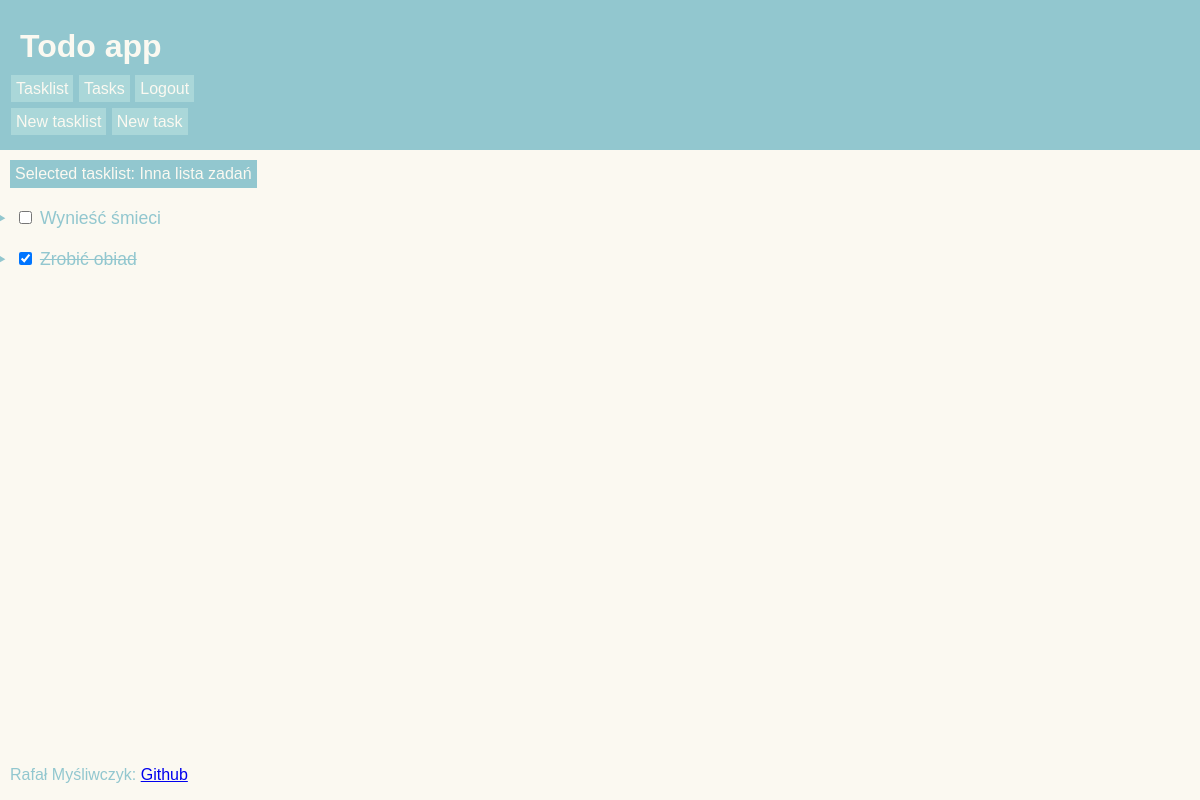
Screenshot of /todo_app/ (signed in) with the database file from the repository.
### todo_app/models.py (models this page shows, shortened)
class TaskList(models.Model):
	name = models.CharField(max_length=64)
	date = models.DateField(auto_now=True)
	user = models.ForeignKey(User, on_delete=models.DO_NOTHING, related_name="tasklist")

class Task(models.Model):
	name = models.CharField(max_length=64)
	done = models.BooleanField(default=False)
	tasklist = models.ForeignKey(TaskList, on_delete=models.CASCADE, related_name="tasks")

### todo_app/views.py (the view)
# urls.py: path("", views.tasks, name="tasks"),
@login_required
def tasks(request):
	if request.method == "POST":
		task = Task.objects.get(id=request.POST["changed_task_id"])
		task.done = request.POST["changed_task_new_value"]
		task.save()
	if "selected_tasklist_id" not in request.session or request.session["selected_tasklist_id"] == None:
		return redirect(reverse("todo_app:tasklists"), error_message="First select a tasklist")
	tasks = Task.objects.filter(tasklist=TaskList.objects.get(id=request.session["selected_tasklist_id"]))
	return render(request, "todo_app/tasks.html", {"tasks":tasks, "selected_tasklist":get_selected_tasklist(request)})

### todo_app/views.py (called while the page is built)
def get_selected_tasklist(request):
	if "selected_tasklist_id" not in request.session or request.session["selected_tasklist_id"] == None:
		return None
	else:
		return TaskList.objects.get(id=request.session["selected_tasklist_id"])

### todo_app/templates/todo_app/tasks.html (shortened to what this page needs)
{% extends "todo_app/layout.html" %}
{% block page-content %}
<ul class="tasks-and-tasklists">
{% for task in tasks %}
        <li>
        <form action="{% url 'todo_app:tasks' %}" method="POST">
		{% if task.done %}
			<input type="checkbox" id="task" checked onChange="this.form.submit()">
			<label for="id_task" class="task-done">{{ task.name }}</label>
		{% else %}
			<input type="checkbox" id="id_task" onChange="this.form.submit()">
			<label for="id_task" class="task">{{ task.name }}</label>
		{% endif %}
        </form>
        </li>
{% endfor %}
</ul>
{% endblock %}

### todo_app/templates/todo_app/layout.html (shortened to what this page needs)
{% load static %}
<!DOCTYPE html>
<html lang="en">
<head>
	<link rel="stylesheet" href="{% static 'todo_app/styles.css' %}">
</head>
<body>
<div class="grid-container">
        <div class="navbar">
                <h1 id="app_title_navbar">Todo app</h1>
                <ul class="navbar-buttons">
			<li><a href="{% url 'todo_app:tasklists' %}">Tasklist</a></li>
			<li><a href="{% url 'todo_app:tasks' %}">Tasks</a></li>
			<li><a href="{% url 'todo_app:logout' %}">Logout</a></li>
		</ul>
		<ul class="navbar-buttons">
			<li><a href="{% url 'todo_app:tasklists_new' %}">New tasklist</a></li>
			<li><a href="{% url 'todo_app:tasks_new' %}">New task</a></li>
                </ul>
        </div>
        <div class="page-content">
		<div class="selected-tasklist-info">
			{% if selected_tasklist %}
				Selected tasklist: {{selected_tasklist.name}}
			{% else %}
				No selected tasklist. Please select or create one.
			{% endif %}
		</div>
		{% block page-content %}
		{% endblock %}
		<div class="footer">
			<p>Rafał Myśliwczyk: <a href="https://github.com/rmysliwczyk">Github</a></p>
		</div>
        </div>
</body>
</html>

### todo_app/static/todo_app/styles.css (style rules this page uses)
body { margin: 0px; font-family: sans-serif; background-color: #FBF9F1; }
.grid-container { display: grid; grid-template-columns: auto; grid-template-rows: 150px auto; min-height: 100vh; }
#app_title_navbar { margin-top: 18px; margin-bottom: 5px; color: #FBF9F1; margin-left: 10px; }
.navbar { padding: 10px; background: #92C7CF; }
.page-content { padding: 10px; }
ul { margin: 0px; padding: 0px; }
li { list-style-type: none; }
ul.navbar-buttons { margin-top: 15px; }
.navbar-buttons li { display: inline-block; margin-left: 1px; }
.navbar-buttons a { padding: 5px; background-color: #AAD7D9; color: #FBF9F1; text-decoration: none; }
.selected-tasklist-info { width: fit-content; background-color: #92C7CF; color: #FBF9F1; padding: 5px; }
ul.tasks-and-tasklists { color: #92C7CF; }
.tasks-and-tasklists li { list-style-type: disclosure-closed; margin-top: 20px; margin-left: 5px; font-size: 1.1em; }
.task-done { text-decoration: line-through; }
.footer { color: #92C7CF; position: absolute; bottom: 0px; }

### rows the page displays
TaskList: name "Inna lista zadań"
Task: name "Wynieść śmieci"
Task: name "Zrobić obiad"
